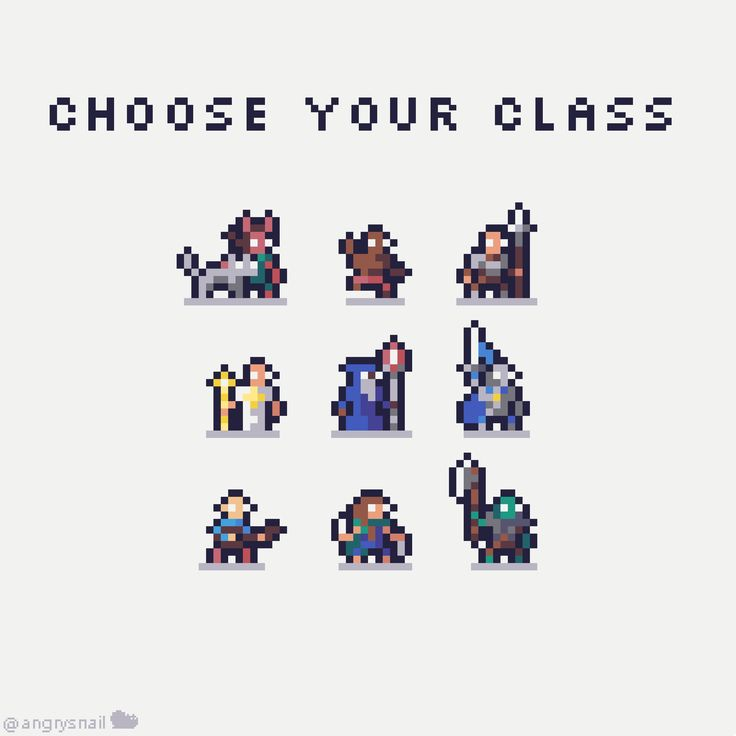
#> input picture examples/a6c961c8129e88b084f0f30cfe2e661d.jpg, 736 x 736 px
$ python canvas_builder.py examples/a6c961c8129e88b084f0f30cfe2e661d.jpg
#> lines starting #> are read from the running program, lines starting #| are printed output that depends on the picture; after the words box and inside, x2 and y2 are one past the last pixel; in counts of white or black regions, pixels touching at a corner belong together
#!/usr/bin/env python3
"""
Canvas Builder: Prepares a seed pixel art frame for the GPT Image Edit API.

Upscales the seed frame using nearest-neighbor interpolation (preserves sharp
pixel edges) and places it into a transparent 1024x1024 canvas with reserved
frame slots arranged in a grid — ready to be sent to the image edit API.

Grid layout allows many frames (8, 12, 16+) while keeping each slot large
enough for the AI to generate quality sprites (256x256 minimum).
"""

import os
import math
import argparse
from PIL import Image


def compute_grid_layout(num_frames: int, canvas_size: int = 1024, min_slot: int = 128):
    """
    Compute optimal grid layout (cols, rows, slot_size) for a given frame count.

    Strategy: maximize slot size while fitting all frames in the canvas.
    Prefers wider grids (more cols than rows) for spritesheet convention.

    Returns:
        (cols, rows, slot_size)
    """
#> called with num_frames = 4, canvas_size = 1024, min_slot = 128
    best = None
    for cols in range(1, num_frames + 1):
        rows = math.ceil(num_frames / cols)
        slot_w = canvas_size // cols
        slot_h = canvas_size // rows
        slot_size = min(slot_w, slot_h)
        if slot_size < min_slot:
            continue
        # Prefer layouts that maximize slot size, then prefer wider (more cols)
        if best is None or slot_size > best[2] or (slot_size == best[2] and cols > best[0]):
            best = (cols, rows, slot_size)

    if best is None:
        # Fallback: just pack them, even if slots are small
        cols = math.ceil(math.sqrt(num_frames))
        rows = math.ceil(num_frames / cols)
        slot_size = canvas_size // max(cols, rows)
        best = (cols, rows, slot_size)

    return best


def crop_to_sprite(image: Image.Image, padding: int = 2) -> Image.Image:
    """
    Crop image to the bounding box of the sprite.
    Handles both transparent backgrounds (alpha-based) and solid backgrounds
    (detects the most common corner color as background).
    """
#> called with padding = 2
    import numpy as np
    rgba = image.convert("RGBA")
    arr = np.array(rgba)
    alpha = arr[:, :, 3]
#> alpha: shape (736, 736); every value is 255

    has_transparency = np.any(alpha < 240)
#> has_transparency = False

    if has_transparency:
        mask = alpha > 10
    else:
        corners = [
            arr[0, 0, :3], arr[0, -1, :3],
            arr[-1, 0, :3], arr[-1, -1, :3],
        ]
#> corners = [[242, 242, 240], [242, 242, 240], [245, 246, 240], [254, 254, 252]]
        bg_color = np.median(corners, axis=0).astype(np.uint8)
#> bg_color = [243, 244, 240]
        diff = np.sqrt(np.sum((arr[:, :, :3].astype(float) - bg_color.astype(float)) ** 2, axis=2))
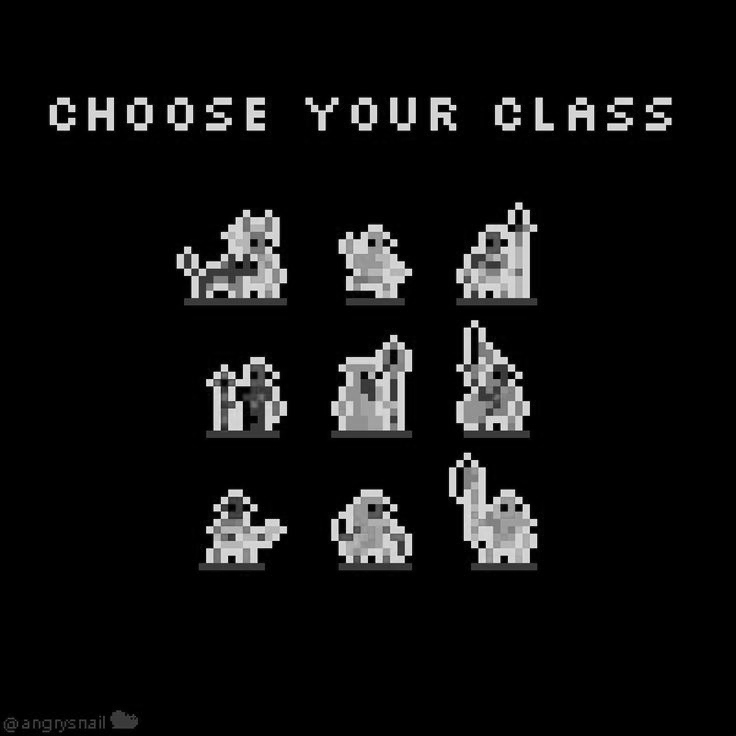
#> diff: shape (736, 736) float64; min 1, max 416.9, mean 28.5; drawn with min black and max white
        mask = diff > 30
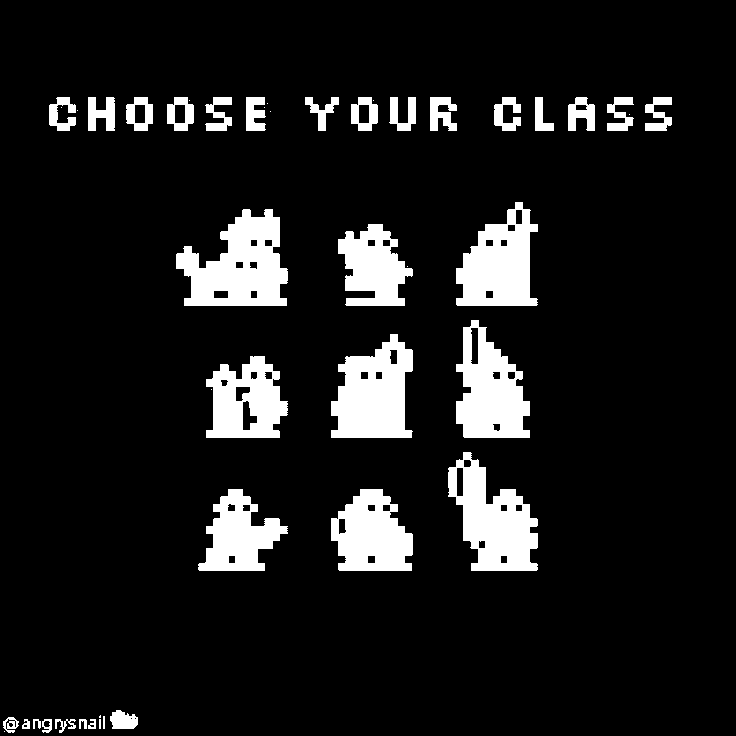
#> mask: shape (736, 736) bool; 10.4% white; 46 white regions (12 under 20 px), largest, box (x1, y1, x2, y2) and area: (176, 209, 288, 306) 6766, (331, 334, 413, 438) 5987, (448, 452, 538, 571) 5973

        bg_mask = ~mask
        arr[bg_mask, 3] = 0
        rgba = Image.fromarray(arr)

    rows = np.any(mask, axis=1)
    cols = np.any(mask, axis=0)

    if not rows.any():
        return rgba

    top = int(np.argmax(rows))
#> top = 97
    bottom = int(len(rows) - np.argmax(rows[::-1]))
#> bottom = 733
    left = int(np.argmax(cols))
#> left = 3
    right = int(len(cols) - np.argmax(cols[::-1]))
#> right = 672

    top = max(0, top - padding)
#> top = 95
    bottom = min(arr.shape[0], bottom + padding)
#> bottom = 735
    left = max(0, left - padding)
#> left = 1
    right = min(arr.shape[1], right + padding)
#> right = 674

    return rgba.crop((left, top, right, bottom))
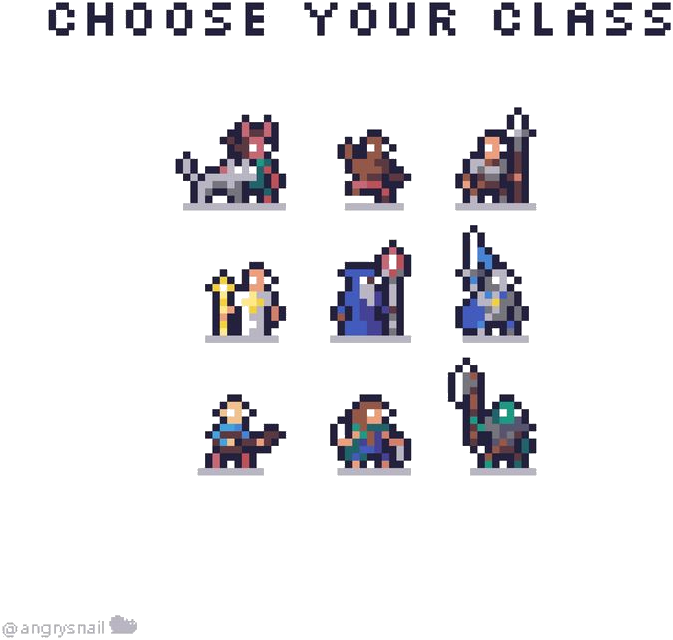
#> returned value: PIL image 673x640 RGBA; mean R, G, B, A 223.3, 222.4, 223.1, 33.3; transparent parts drawn white


def upscale_nearest_fit(image: Image.Image, target_size: int) -> Image.Image:
    """
    Upscale image with nearest-neighbor to fit inside target_size x target_size,
    preserving aspect ratio. Centers on transparent canvas.
    """
#> called with target_size = 512
    w, h = image.size
#> w = 673; h = 640
    scale = target_size / max(w, h)
#> scale = 0.761
    new_w = max(1, round(w * scale))
#> new_w = 512
    new_h = max(1, round(h * scale))
#> new_h = 487
    scaled = image.resize((new_w, new_h), Image.NEAREST)
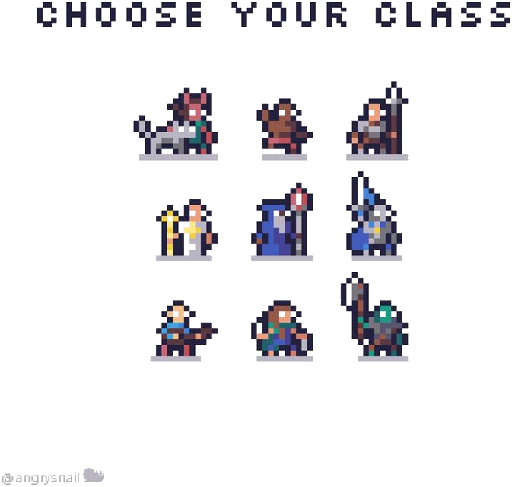
#> scaled: PIL image 512x487 RGBA; mean R, G, B, A 223.4, 222.5, 223.1, 33.2; transparent parts drawn white

    result = Image.new("RGBA", (target_size, target_size), (0, 0, 0, 0))
#> result: PIL image 512x512 RGBA; every value is 0
    x = (target_size - new_w) // 2
#> x = 0
    y = (target_size - new_h) // 2
#> y = 12
    result.paste(scaled, (x, y), scaled)
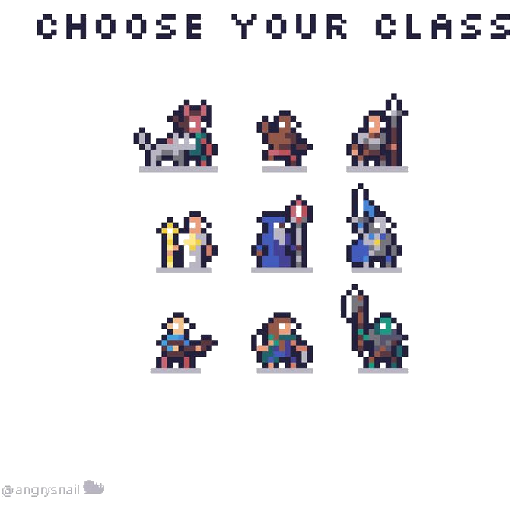
#> result: PIL image 512x512 RGBA; mean R, G, B, A 12.2, 11.3, 13.5, 31.6; transparent parts drawn white
    return result


def build_edit_canvas(
    frame_path: str,
    output_path: str,
    num_frames: int = 4,
    canvas_size: int = 1024,
    force_cols: int | None = None,
    draw_slots: bool = True,
    prefill_slots: bool = False,
) -> dict:
    """
    Upscale seed frame and place it in slot (0,0) of a grid-layout transparent canvas.

    If force_cols is set, uses that many columns (e.g. force_cols=num_frames for linear).
    draw_slots: draw grey guide boxes around each frame slot
    prefill_slots: copy the seed sprite into all slots (AI modifies each)

    Returns:
        Dict with canvas_path, mask_path, cols, rows, slot_size, y_offset
    """
    if force_cols is not None:
        cols = force_cols
        rows = math.ceil(num_frames / cols)
        slot_size = min(canvas_size // cols, canvas_size // rows)
    else:
        cols, rows, slot_size = compute_grid_layout(num_frames, canvas_size)

    # Load seed frame, ensure RGBA
    seed = Image.open(frame_path).convert("RGBA")

    # Crop to sprite bounds (remove excess transparency)
    cropped = crop_to_sprite(seed)

    # Upscale with nearest-neighbor to fit the frame slot
    upscaled = upscale_nearest_fit(cropped, slot_size)

    # For linear layout, center the strip vertically so the AI
    # has no vertical space to create a grid
    if rows == 1 and cols > 1:
        y_offset = (canvas_size - slot_size) // 2
    else:
        y_offset = 0

    # Create transparent canvas
    canvas = Image.new("RGBA", (canvas_size, canvas_size), (0, 0, 0, 0))
#> canvas: PIL image 1024x1024 RGBA; every value is 0

    # Draw slot guide boxes (grey outlines showing where each frame goes)
    if draw_slots:
        from PIL import ImageDraw
        draw = ImageDraw.Draw(canvas)
        guide_color = (80, 80, 80, 120)  # semi-transparent grey
        for frame_idx in range(num_frames):
            col = frame_idx % cols
            row = frame_idx // cols
            x0 = col * slot_size
            y0 = row * slot_size + y_offset
            # Draw rectangle outline (2px border)
            for t in range(2):
                draw.rectangle(
                    [x0 + t, y0 + t, x0 + slot_size - 1 - t, y0 + slot_size - 1 - t],
                    outline=guide_color,
                )

    # Pre-fill all slots with the seed sprite if requested
    if prefill_slots:
        for frame_idx in range(num_frames):
            col = frame_idx % cols
            row = frame_idx // cols
            x0 = col * slot_size
            y0 = row * slot_size + y_offset
            canvas.paste(upscaled, (x0, y0), upscaled)
    else:
        # Just place seed in slot 0
        canvas.paste(upscaled, (0, y_offset), upscaled)
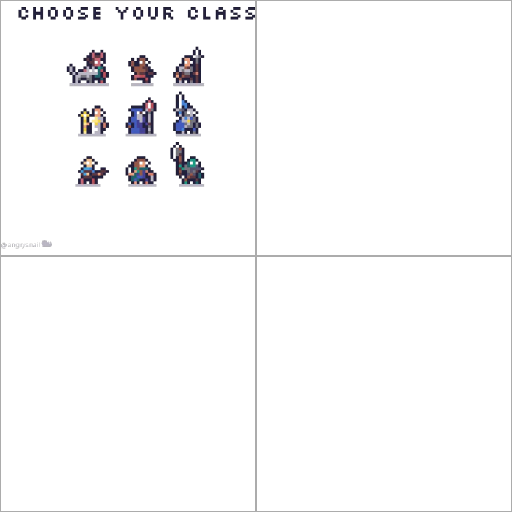
#> canvas: PIL image 1024x1024 RGBA (shown at 1/2 size); mean R, G, B, A 4.3, 4.1, 4.6, 9.8; transparent parts drawn white

    # Save
    os.makedirs(os.path.dirname(output_path) or ".", exist_ok=True)
    canvas.save(output_path, "PNG")

    # Create mask for OpenAI images.edit API:
    # The mask must be the same size as the image.
    # Fully transparent areas (alpha=0) = regions to EDIT/GENERATE
    # Opaque areas (alpha=255) = regions to PRESERVE
    mask = Image.new("RGBA", (canvas_size, canvas_size), (0, 0, 0, 0))
    slot_block = Image.new("RGBA", (slot_size, slot_size), (0, 0, 0, 255))
    mask.paste(slot_block, (0, y_offset))
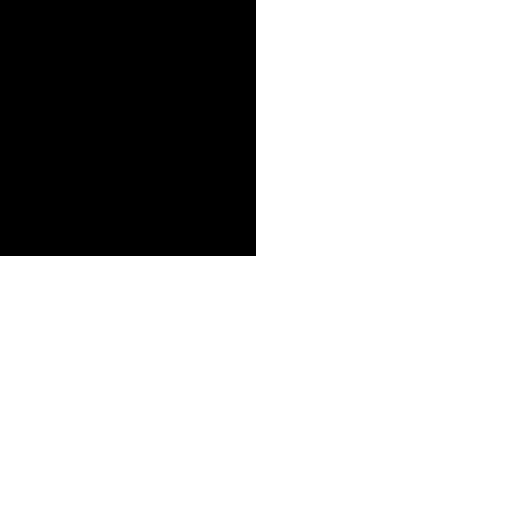
#> mask: PIL image 1024x1024 RGBA (shown at 1/2 size); mean R, G, B, A 0, 0, 0, 63.8; transparent parts drawn white

    mask_path = output_path.replace(".png", "_mask.png")
    mask.save(mask_path, "PNG")

    print(f"Canvas saved to {output_path}")
    print(f"Mask saved to {mask_path}")
    print(f"  Canvas: {canvas_size}x{canvas_size}")
    print(f"  Grid: {cols} cols x {rows} rows = {cols * rows} slots ({num_frames} used)")
    print(f"  Slot size: {slot_size}x{slot_size}")

    return {
        "canvas_path": output_path,
        "mask_path": mask_path,
        "cols": cols,
        "rows": rows,
        "slot_size": slot_size,
        "y_offset": y_offset,
    }


def main():
    parser = argparse.ArgumentParser(
        description="Build a 1024x1024 edit canvas from a seed pixel art frame"
    )
    parser.add_argument("frame", help="Path to the seed pixel art frame")
    parser.add_argument("-o", "--output", help="Output path for the canvas PNG")
    parser.add_argument(
        "-n", "--num-frames", type=int, default=4, help="Number of animation frame slots"
    )
    parser.add_argument(
        "-c", "--canvas-size", type=int, default=1024, help="Canvas size in pixels"
    )
    args = parser.parse_args()

    base = os.path.splitext(os.path.basename(args.frame))[0]
    output = args.output or f"{os.path.dirname(args.frame) or '.'}/{base}_canvas.png"

    build_edit_canvas(
        args.frame,
        output,
        num_frames=args.num_frames,
        canvas_size=args.canvas_size,
    )


if __name__ == "__main__":
    main()
